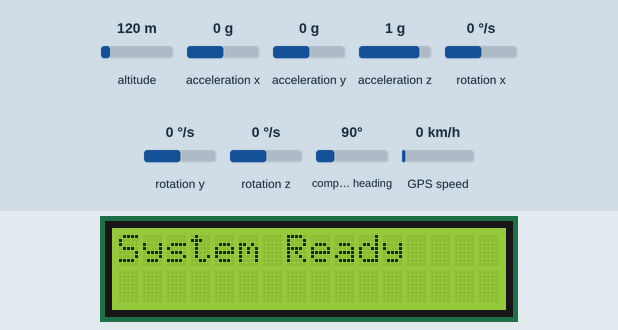
Recording of a sketch running on a simulated Arduino Uno, built with avr-gcc and run on an emulated ATmega328P. Parts: 16×2 character LCD. The test bench sets the inputs (shaded band); at power-on: acceleration y 0 g, altitude 120 m, acceleration x 0 g, acceleration z 1 g, rotation x 0 °/s, rotation y 0 °/s, rotation z 0 °/s, compass heading 90°, GPS speed 0 km/h. The GPS gets a fix after 3 s at 37.7749, -122.4194 with 8 satellites; the modem accepts every AT command (registered, SIM ready, sends succeed) and sends nothing else; what the sketch prints to the serial monitor is not drawn.

Above: at 4.2 s.
4.3 s: acceleration y set to -0.2 g
At 5.8 s:
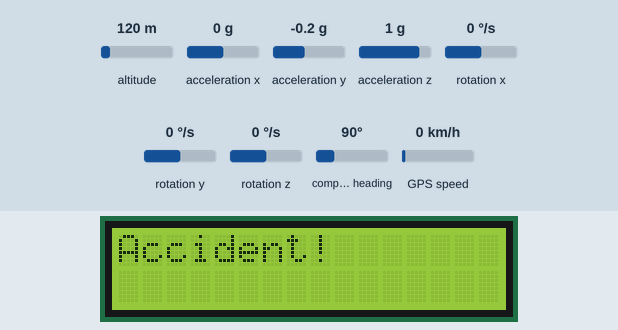
At 10.7 s:
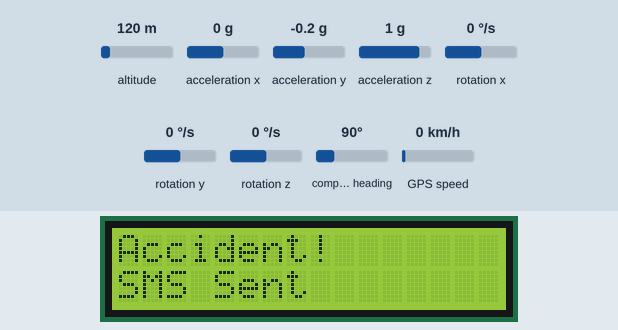
Timing chart, 0 to 12.1 s (numbered marks = the images above; inputs shaded):
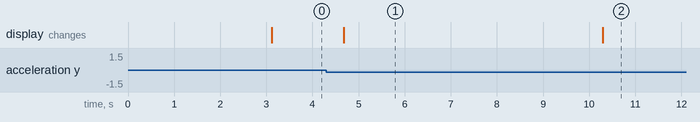

The sketch:

Accident_Rescue_System_I2C_code.ino
```cpp
#include <Wire.h>
#include <MPU6050_tockn.h>
#include <TinyGPS++.h>
#include <SoftwareSerial.h>
#include <LiquidCrystal_I2C.h>

MPU6050 mpu6050(Wire);
TinyGPSPlus gps;

SoftwareSerial gpsSerial(10, 11);
SoftwareSerial gsmSerial(3, 2);

LiquidCrystal_I2C lcd(0x27, 16, 2);

const char phoneNumber[] = "+919482892959";
bool accidentDetected = false;

void sendSMSWithLocation(const char *number);
void makeCalls(const char *number);
void readGPS();

void setup()
{
    Serial.begin(9600);
    gpsSerial.begin(9600);
    gsmSerial.begin(9600);

    Wire.begin();
    mpu6050.begin();
    mpu6050.calcGyroOffsets(true);

    lcd.init();
    lcd.backlight();
    lcd.clear();
    lcd.print("System Ready");
}

void loop()
{
    readGPS();
    mpu6050.update();

    float roll = mpu6050.getAngleX();

    Serial.print("Roll: ");
    Serial.println(roll);

    if (roll >= -150 && roll <= -4)
    {
        if (!accidentDetected)
        {
            accidentDetected = true;

            lcd.clear();
            lcd.setCursor(0, 0);
            lcd.print("Accident!");

            sendSMSWithLocation(phoneNumber);

            lcd.setCursor(0, 1);
            lcd.print("SMS Sent");

            makeCalls(phoneNumber);
        }
    }

    delay(500);
}

void readGPS()
{
    while (gpsSerial.available() > 0)
    {
        gps.encode(gpsSerial.read());
    }
}

void sendSMSWithLocation(const char *number)
{
    char message[160];

    if (gps.location.isValid())
    {
        float latitude = gps.location.lat();
        float longitude = gps.location.lng();

        sprintf(message,"Accident detected! Location:\nhttps://maps.google.com/?q=%.6f,%.6f", latitude, longitude);
    }
    else
    {
        sprintf(message, "Accident detected! GPS location not available.");
    }

    gsmSerial.println("AT+CMGF=1");
    delay(1000);

    gsmSerial.print("AT+CMGS=\"");
    gsmSerial.print(number);
    gsmSerial.println("\"");
    delay(1000);

    gsmSerial.print(message);
    delay(500);

    gsmSerial.write(26);
    delay(3000);
}

void makeCalls(const char *number)
{
    int retry = 3;

    while (retry > 0)
    {
        gsmSerial.print("ATD");
        gsmSerial.print(number);
        gsmSerial.println(";");
        delay(20000);

        gsmSerial.println("ATH");
        delay(2000);

        retry--;
    }
}
```

Measured:
- the behaviour switches between 0 and -0.1 g on acceleration y (found by bisection; images 0 and 1)
- after the input at 4.3 s, the display: changes after 0.38 s (image 1)
- what the display in image 1 shows lasts 5.6 s, from 4.7 s to 10.3 s
